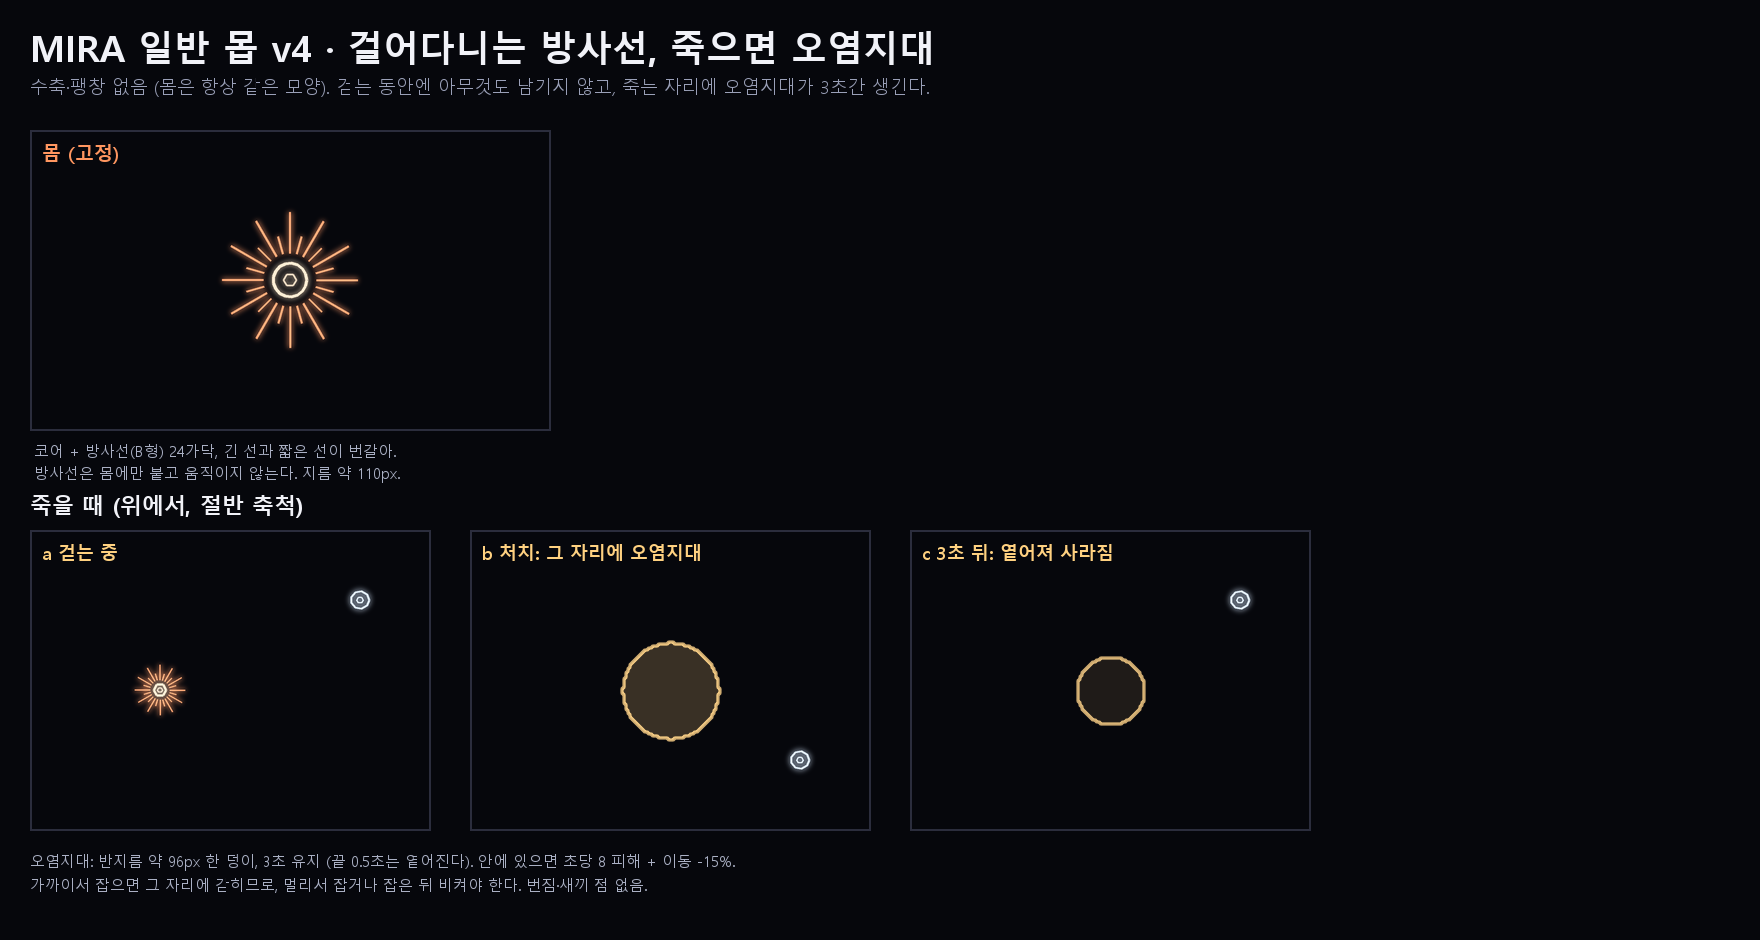

Python code for this plot:
"""MIRA mob design v4: static core + radial lines, walks plainly, leaves a corruption zone for 3 s when it dies.
Usage: python Mira_Mob_Design_v4.py <out_dir>"""
import math, os, sys
from PIL import Image, ImageDraw
sys.path.insert(0, os.path.dirname(os.path.abspath(__file__)))
from Caelum_Body_Design_A_v1 import Canvas, BG, font
from Mira_Mob_Design_v1 import BODY, BODY_HOT, FILM, ring, film, player
from Mira_Mob_Design_v2 import rays, look_b, R

def body(cv, x, y, S=1.0, a=1.0):
    core_r = R * 0.24 * S
    rays(cv, x, y, core_r + R * 0.14 * S, lambda i: R * 0.62 * 0.95 * S * look_b(i), 24, 0.0, a, w=2.0 if S >= 1 else 1.6)
    ring(cv, x, y, core_r, 3.2 if S >= 1 else 2.4, 1.0, BODY_HOT)
    ring(cv, x, y, core_r * 0.38, 1.8 if S >= 1 else 1.4, 0.9, BODY_HOT)

def main():
    out = sys.argv[1]
    W, H = 1760, 940
    b = Image.new("RGB", (W, H), BG); d = ImageDraw.Draw(b)
    d.text((30, 22), "MIRA 일반 몹 v4 · 걸어다니는 방사선, 죽으면 오염지대", font=font(36, True), fill=(241, 242, 248))
    d.text((30, 74), "수축·팽창 없음 (몸은 항상 같은 모양). 걷는 동안엔 아무것도 남기지 않고, 죽는 자리에 오염지대가 3초간 생긴다.", font=font(18), fill=(154, 160, 184))
    PW, PH = 520, 300
    cv = Canvas(PW, PH); body(cv, PW / 2, PH / 2)
    b.paste(cv.image(), (30, 130)); d.rectangle([30, 130, 30 + PW, 130 + PH], outline=(43, 45, 61), width=2)
    d.text((42, 140), "몸 (고정)", font=font(19, True), fill=BODY)
    for j, s in enumerate(["코어 + 방사선(B형) 24가닥, 긴 선과 짧은 선이 번갈아.", "방사선은 몸에만 붙고 움직이지 않는다. 지름 약 110px."]):
        d.text((34, 130 + PH + 10 + j * 22), s, font=font(15), fill=(170, 176, 196))
    sy = 130 + PH + 100
    d.text((30, sy - 40), "죽을 때 (위에서, 절반 축척)", font=font(22, True), fill=(241, 242, 248))
    SW, SH = 400, 300
    fr = [("a 걷는 중", [], True, 0.0), ("b 처치: 그 자리에 오염지대", [(200, 160, 34)], False, 1.0), ("c 3초 뒤: 옅어져 사라짐", [(200, 160, 24)], False, 0.35)]
    for i, (nm, bl, alive, k) in enumerate(fr):
        cv = Canvas(SW, SH)
        if alive: body(cv, 130, 160, 26 / R)
        player(cv, 330, 70 if i != 1 else 230)
        img = film(cv.image(), bl, alpha=0.20 * (1 if i < 2 else 0.5))
        x0 = 30 + i * (SW + 40)
        b.paste(img, (x0, sy)); d.rectangle([x0, sy, x0 + SW, sy + SH], outline=(43, 45, 61), width=2)
        d.text((x0 + 12, sy + 10), nm, font=font(18, True), fill=FILM)
    ty = sy + SH + 20
    for j, s in enumerate(["오염지대: 반지름 약 96px 한 덩이, 3초 유지 (끝 0.5초는 옅어진다). 안에 있으면 초당 8 피해 + 이동 -15%.",
                           "가까이서 잡으면 그 자리에 갇히므로, 멀리서 잡거나 잡은 뒤 비켜야 한다. 번짐·새끼 점 없음."]):
        d.text((30, ty + j * 24), s, font=font(15), fill=(170, 176, 196))
    b.save(os.path.join(out, "Mira_Mob_Design_v4.png"))
main()
